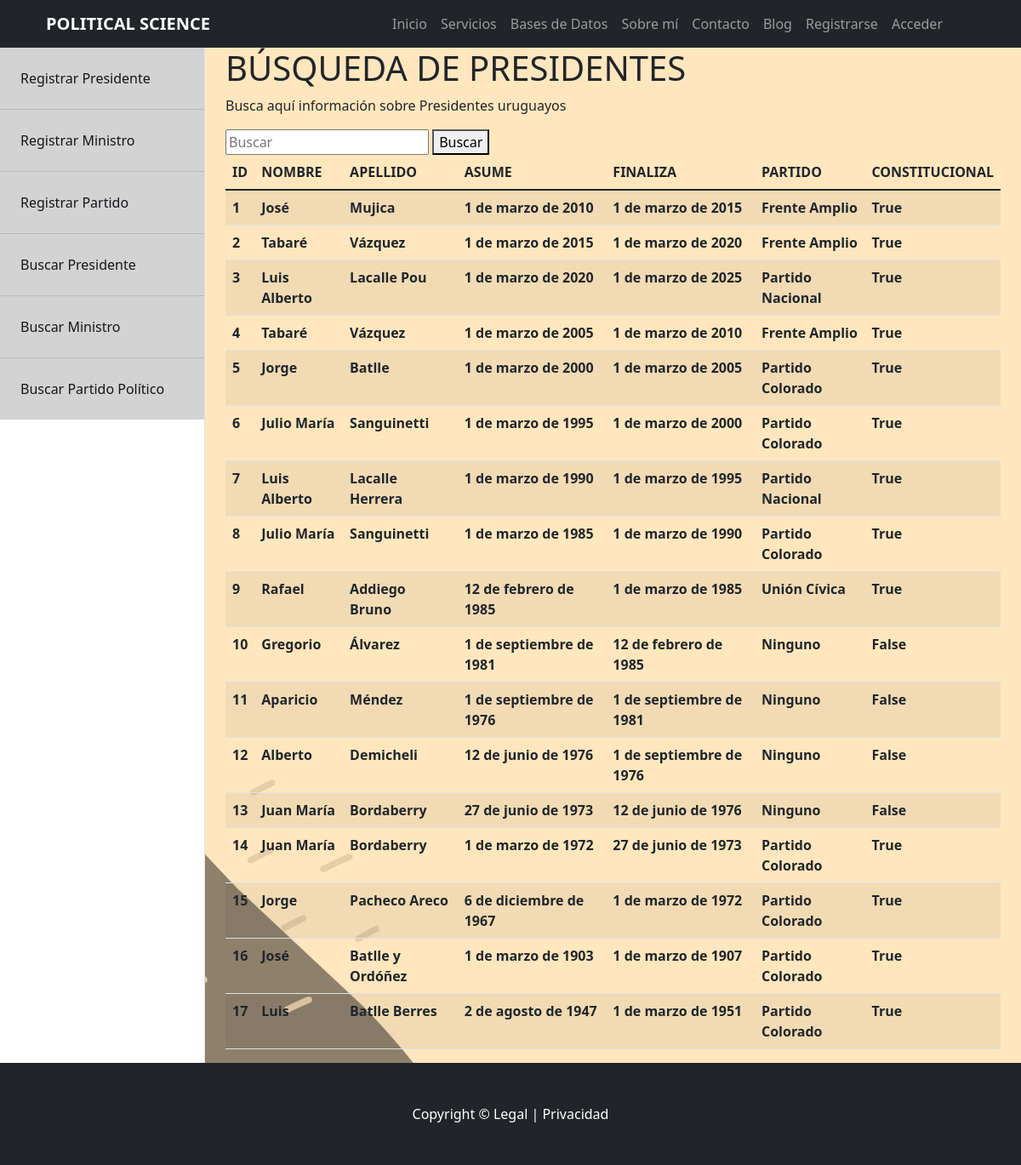
The page /data/sea_pres/ on the database its author committed.
### Models/models.py (models this page shows, shortened)
class Presidente(models.Model):
    nombre = models.CharField(max_length=60)
    apellido = models.CharField(max_length=60)
    asume_cargo = models.DateField()
    deja_cargo = models.DateField()
    partido = models.CharField(max_length=60)
    constitucional = models.BooleanField()
    class Meta:
        verbose_name='Presidente'
        verbose_name_plural='Presidentes'

### Models/views.py (the view, shortened to what this page needs)
# urls.py: path('sea_pres/', Form_Presidente_View.search_president, name='buscarpresidente'),
    def search_president(request):
        busqueda = request.GET.get('Buscar')
        registros = Presidente.objects.all()
        return render(request, 'Models/reg_presidentes.html',{'registros':registros})

### Models/templates/Models/reg_presidentes.html (shortened to what this page needs)
{% extends 'Models/base.html' %}
{% load static %}
{% block background %}{% static 'Home/img/background.jpg' %}{% endblock %}
{% block content %}
    <h1> BÚSQUEDA DE PRESIDENTES </h1>
    <p> Busca aquí información sobre Presidentes uruguayos </p>
    <form method='GET'>
        <input type='text' placeholder='Buscar' name='Buscar' value='{{request.GET.busqueda}}'>
        <button type='submit'> Buscar </button>
    </form>
    <table class='table table-striped'>
        <thead>
            <tr>
                <th>ID</th>
                <th>NOMBRE</th>
                <th>APELLIDO</th>
                <th>ASUME</th>
                <th>FINALIZA</th>
                <th>PARTIDO</th>
                <th>CONSTITUCIONAL</th>
            </tr>
        </thead>
        <tbody>
            {% for i in registros %}
                <tr>
                    <th> {{i.id}}</th>
                    <th> {{i.nombre}}</th>
                    <th> {{i.apellido}}</th>
                    <th> {{i.asume_cargo}}</th>
                    <th> {{i.deja_cargo}}</th>
                    <th> {{i.partido}}</th>
                    <th> {{i.constitucional}}</th>
                </tr>
            {% endfor %}
        </tbody>
    </table>
{% endblock %}

### rows shown on the page
Presidente: id "1", nombre "José", apellido "Mujica", asume_cargo "1 de marzo de 2010", deja_cargo "1 de marzo de 2015", partido "Frente Amplio", constitucional "True"
Presidente: id "2", nombre "Tabaré", apellido "Vázquez", asume_cargo "1 de marzo de 2015", deja_cargo "1 de marzo de 2020", partido "Frente Amplio", constitucional "True"
Presidente: id "3", nombre "Luis Alberto", apellido "Lacalle Pou", asume_cargo "1 de marzo de 2020", deja_cargo "1 de marzo de 2025", partido "Partido Nacional", constitucional "True"
Presidente: id "4", nombre "Tabaré", apellido "Vázquez", asume_cargo "1 de marzo de 2005", deja_cargo "1 de marzo de 2010", partido "Frente Amplio", constitucional "True"
Presidente: id "5", nombre "Jorge", apellido "Batlle", asume_cargo "1 de marzo de 2000", deja_cargo "1 de marzo de 2005", partido "Partido Colorado", constitucional "True"
Presidente: id "6", nombre "Julio María", apellido "Sanguinetti", asume_cargo "1 de marzo de 1995", deja_cargo "1 de marzo de 2000", partido "Partido Colorado", constitucional "True"
Presidente: id "7", nombre "Luis Alberto", apellido "Lacalle Herrera", asume_cargo "1 de marzo de 1990", deja_cargo "1 de marzo de 1995", partido "Partido Nacional", constitucional "True"
Presidente: id "8", nombre "Julio María", apellido "Sanguinetti", asume_cargo "1 de marzo de 1985", deja_cargo "1 de marzo de 1990", partido "Partido Colorado", constitucional "True"
Presidente: id "9", nombre "Rafael", apellido "Addiego Bruno", asume_cargo "12 de febrero de 1985", deja_cargo "1 de marzo de 1985", partido "Unión Cívica", constitucional "True"
Presidente: id "10", nombre "Gregorio", apellido "Álvarez", asume_cargo "1 de septiembre de 1981", deja_cargo "12 de febrero de 1985", partido "Ninguno", constitucional "False"
Presidente: id "11", nombre "Aparicio", apellido "Méndez", asume_cargo "1 de septiembre de 1976", deja_cargo "1 de septiembre de 1981", partido "Ninguno", constitucional "False"
Presidente: id "12", nombre "Alberto", apellido "Demicheli", asume_cargo "12 de junio de 1976", deja_cargo "1 de septiembre de 1976", partido "Ninguno", constitucional "False"
Presidente: id "13", nombre "Juan María", apellido "Bordaberry", asume_cargo "27 de junio de 1973", deja_cargo "12 de junio de 1976", partido "Ninguno", constitucional "False"
Presidente: id "14", nombre "Juan María", apellido "Bordaberry", asume_cargo "1 de marzo de 1972", deja_cargo "27 de junio de 1973", partido "Partido Colorado", constitucional "True"
Presidente: id "15", nombre "Jorge", apellido "Pacheco Areco", asume_cargo "6 de diciembre de 1967", deja_cargo "1 de marzo de 1972", partido "Partido Colorado", constitucional "True"
Presidente: id "16", nombre "José", apellido "Batlle y Ordóñez", asume_cargo "1 de marzo de 1903", deja_cargo "1 de marzo de 1907", partido "Partido Colorado", constitucional "True"
Presidente: id "17", nombre "Luis", apellido "Batlle Berres", asume_cargo "2 de agosto de 1947", deja_cargo "1 de marzo de 1951", partido "Partido Colorado", constitucional "True"
